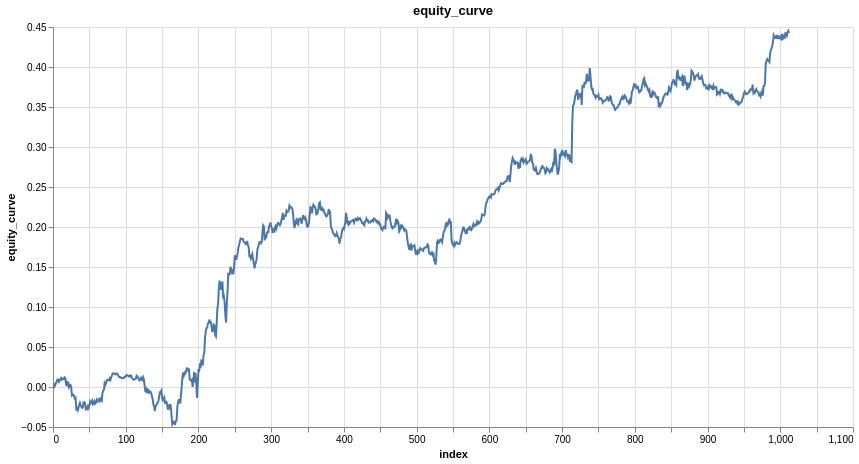

Notebook cell for this chart:
### Markdown cell above
## Best Model: Trade-Level Performance

### Code cell
btc_model = models.LinearModel(len(btc_best_features))
btc_model_trades = research.learn_model_trades(ts, btc_best_features, target, btc_model, loss=nn.L1Loss())
research.plot_column(btc_model_trades, 'equity_curve')

### Figure 1 — Vega-Lite specification as saved in the notebook (floating-point values rounded to 4 significant figures; data arrays with more than 128 entries replaced by an {"elided": "..."} marker saying what was removed)
{"config": {"view": {"continuousWidth": 300, "continuousHeight": 300}}, "data": {"name": "data-300d2b7311fccbf072acfd9d62a3bfb1"}, "mark": {"type": "line", "tooltip": true}, "encoding": {"x": {"field": "index", "type": "quantitative"}, "y": {"field": "equity_curve", "type": "quantitative"}}, "height": 400, "params": [{"name": "param_1e9efca18e7a2868", "select": {"type": "interval", "encodings": ["x", "y"]}, "bind": "scales"}], "title": "equity_curve", "width": 800, "$schema": "https://vega.github.io/schema/vega-lite/v6.4.1.json", "datasets": {"data-300d2b7311fccbf072acfd9d62a3bfb1": {"elided": "1013 records"}}}
